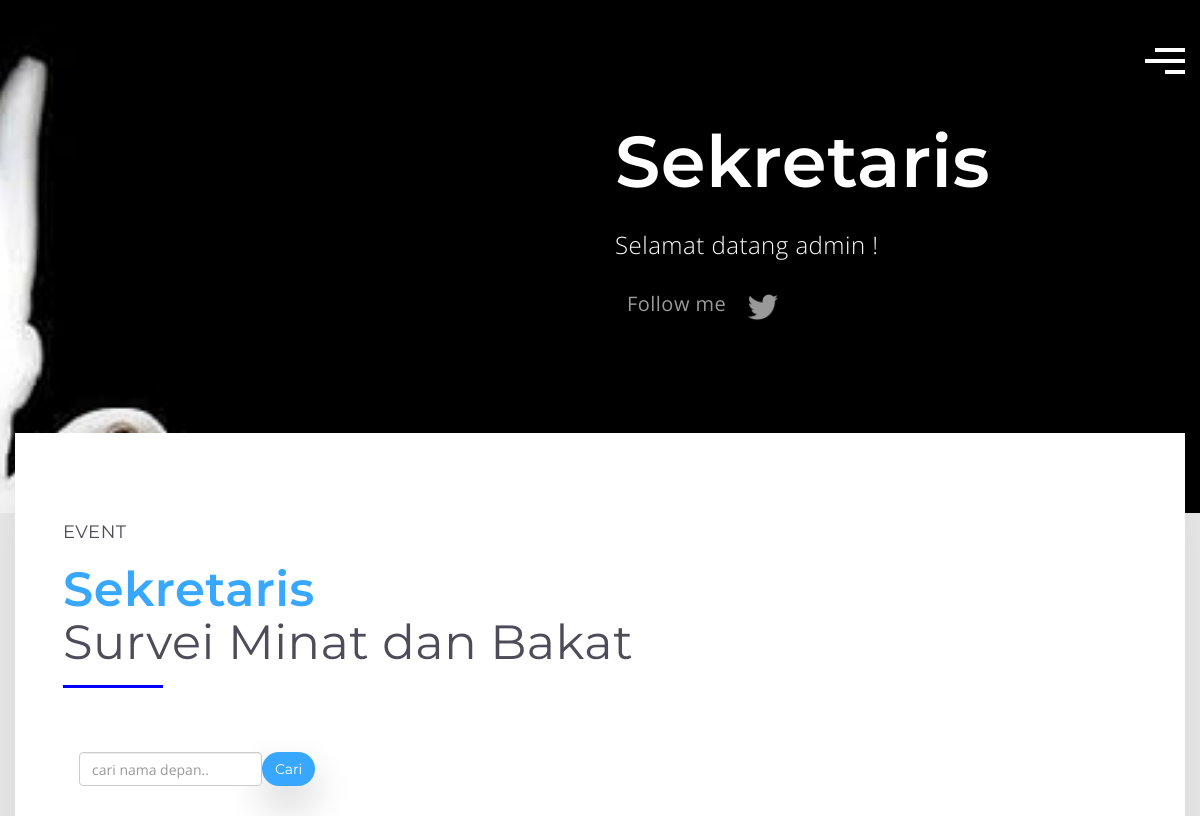
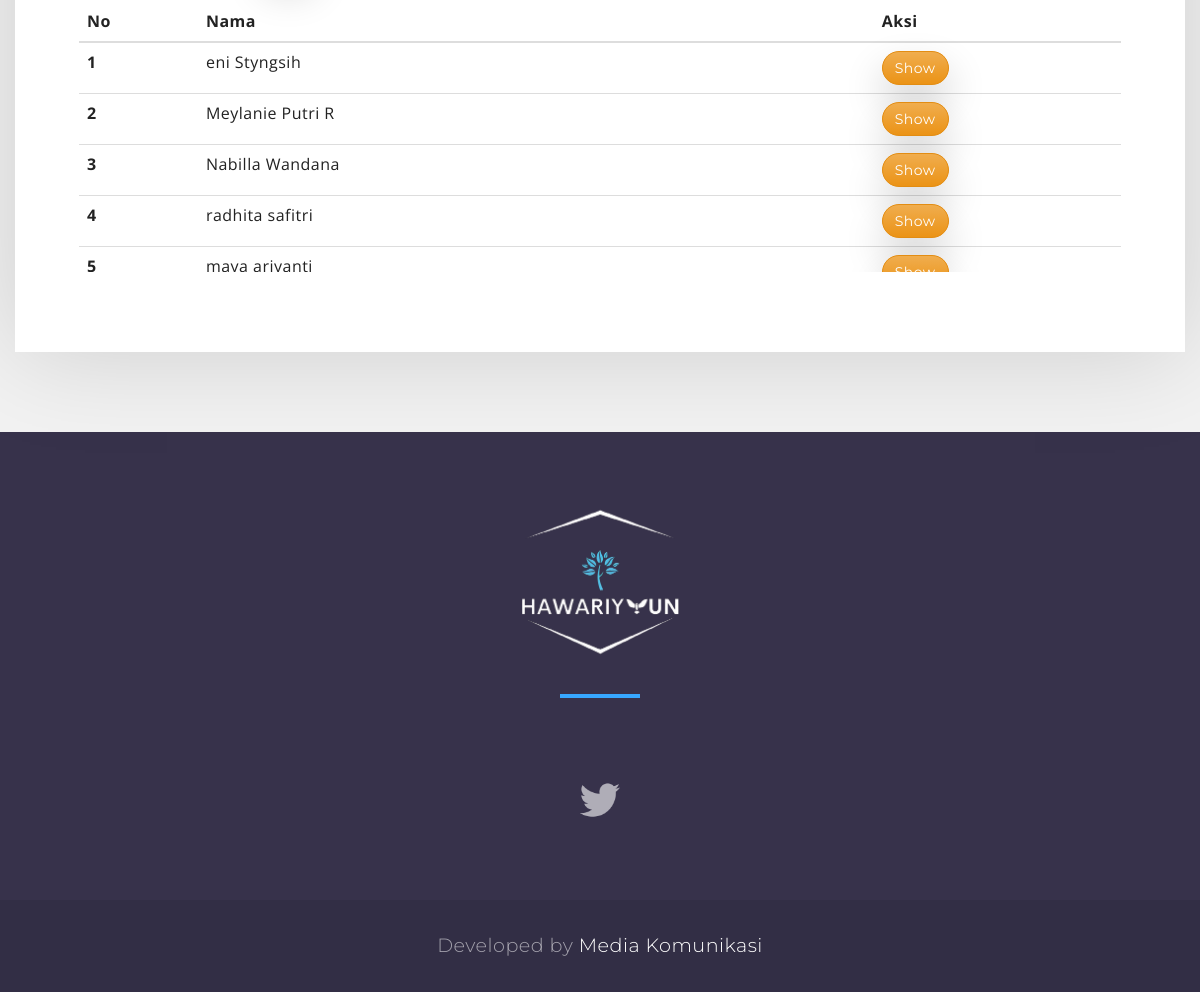
The app's page /survei/sekretaris (signed in) with its own data (2 pictures, top to bottom).
### account/models.py (models this page shows, shortened)
class Profile(models.Model):
    user = models.OneToOneField(User, on_delete=models.CASCADE,related_name='profile')
    no_telpon = models.CharField(blank=True,null=True,max_length = 50)
    pendidikan_terakhir = models.CharField(blank=True,null=True,max_length=100)
    jurusan = models.CharField(blank=True,null=True,max_length=100)
    role = models.IntegerField(choices = divisi,default=7)
    token = models.CharField(blank=True,null=True,max_length=300)

### survei/models.py (models this page shows, shortened)
class survei(models.Model):
    user = models.OneToOneField(User, on_delete= models.CASCADE,related_name='jawabku' , blank = True , null = True )
    nomor1 = models.TextField(blank=True,null=True,max_length = 1000)
    nomor2 = models.TextField(blank=True,null=True,max_length = 1000)
    nomor3 = models.TextField(blank=True,null=True,max_length = 1000)
    nomor4 = models.ForeignKey(jawaban_pilgan, on_delete= models.CASCADE,verbose_name="jawab",related_name='jawaban_pilgan' , blank = True , null = True )
    nomor5 = models.TextField(blank=True,null=True,max_length = 1000)
    nomor6 = models.TextField(blank=True,null=True,max_length = 1000)
    nomor7 = models.TextField(blank=True,null=True,max_length = 1000)
    nomor8 = models.TextField(blank=True,null=True,max_length = 1000)
    nomor9 = models.TextField(blank=True,null=True,max_length = 1000)
    nomor10 = models.TextField(blank=True,null=True,max_length = 1000)
    nomor11 = models.TextField(blank=True,null=True,max_length = 1000)
    date_posted = models.DateTimeField(default=timezone.now)

### survei/views.py (the view)
# urls.py: path('sekretaris', views.sekretaris_survei, name="sekretaris_survei"),
@login_required
@user_passes_test(administration,login_url='index_absensi')
def sekretaris_survei(request):
    pengurus = Profile.objects.get(user = request.user)
    now = datetime.now()
    current_year = now.strftime("%Y")
    current_month = now.strftime("%m")
    current_day = now.strftime("%d")
    tanggal = now.strftime("%A, %d %B %Y")
    saran = survei.objects.all().order_by('-date_posted')
    context = {
        'pengurus':pengurus,
        'day':tanggal,
        'hadir':saran,
    }
    return render(request, 'sekretaris/sekretaris_survei.html',context)

### survei/views.py (called while the page is built)
def administration(user):
    return user.groups.filter(name='sekretaris').exists()

### survei/templates/sekretaris/sekretaris_survei.html (shortened to what this page needs)
{% extends 'base_main.html' %}{% load static %} {% block content %}
<body>
  <header class="hero">
    <div class="container">
      <div class="row">
        <div class="col-md-6 col-md-offset-6 col-xs-12">
          <nav>
            <div id="menu-toggle">
              <div class="hamburger">
                <span class="line"></span>
                <span class="line"></span>
                <span class="line"></span>
              </div>
              <div class="cross">
                <span class="line"></span>
                <span class="line"></span>
              </div>
            </div>
          </nav>
          <div class="hero-text">
            <h1>{{pengurus.get_role_display}}</h1>
            {% if request.user.is_authenticated %}
            <h3>Selamat datang {{pengurus.user}} !</h3>
            {% else %}
            <a href="{% url 'register' %}" class="btn btn-lg btn-primary">Daftar/Masuk</a>
            {% endif %}
            <ul class="social-links" style="margin-top: 2em">
              <li class="label">Follow me</li>
              <li>
                <a href="#"><img src="{% static 'maria/assets/twitter.png' %}" /></a>
              </li>
            </ul>
          </div>
        </div>
      </div>
    </div>
  </header>
  <section class="case-study">
    <div class="container">
      <div class="row">
        <div class="col-md-12">
          <h4 class="sub-heading">event</h4>
          <h1 class="heading purple">
            <span class="blue">Sekretaris</span><br />
            Survei Minat dan Bakat
          </h1>
          <div class="swiper-container client-swiper" style="max-height: 400px; overflow: auto">
            <div class="filter" style="margin-bottom: 2em" style="display: flex">
              <form class="form-inline my-2 my-lg-0" style="display: flex; flex-direction: row" method="POST" action="{% url 'survei_nama' %}">
                <input class="form-control mr-sm-2 col-sm-2" type="search" placeholder="cari nama depan.." aria-label="Search" name="pencarian" />
                <button class="btn btn-primary" type="submit">Cari</button>
              </form>
            </div>
            {% if request.user.is_authenticated %}
            <table class="table">
              <thead>
                <tr>
                  <th scope="col">No</th>
                  <th scope="col">Nama</th>
                  <th scope="col">Aksi</th>
                </tr>
              </thead>
              <tbody>
                {% for i in hadir %}
                <tr>
                  <th scope="row">{{ forloop.counter }}</th>
                  <td>{{i.user.first_name}} {{i.user.last_name}}</td>
                  <td>
                    <a href="{% url 'show_survei' i.id %}" class="btn btn-warning">Show</a>
                  </td>
                </tr>
                {% endfor %}
              </tbody>
            </table>
            {% else %}
            <h2 class="alert text-center">Login terlebih dahulu untuk bisa memberikan kritik dan saran</h2>
          </div>
          {% endif %}
        </div>
      </div>
    </div>
  </section>
  <footer>
    <div class="container-fluid">
      <div class="row footer">
        <div class="col-md-12 text-center">
          <h1>
            <span><img src="{% static 'logo-biru.png' %}" style="height: 200px; margin-top: -1em" /></span>
          </h1>
          <ul class="social-links">
            <li>
              <a href="#"><img src="{% static 'maria/assets/twitter.png' %}" /></a>
            </li>
          </ul>
        </div>
      </div>
      <div class="row sub-footer">
        <div class="col-md-12 text-center">
          <p>Developed by <a href="https://instagram.com/medkomlc_11">Media Komunikasi</a></p>
        </div>
      </div>
    </div>
  </footer>
</body>
{% endblock content %}

### static/maria/css/style.css (style rules this page uses)
body { font-family: "Open Sans", sans-serif; background-color: #f2f2f2; font-size: 16px; color: #222; font-weight: normal; letter-spacing: 0.03em; }
a { color: #7447ae; -webkit-transition: all 0.2s; -moz-transition: all 0.2s; transition: all 0.2s; }
section { width: 100%; }
ul { margin: 0; padding: 0; }
ul li { list-style: none; }
img { max-width: 100%; }
.purple { color: #7447ae; }
.blue { color: #37a7ff; }
header.hero { background: url(../images/black-dove-2.jpg) no-repeat center center fixed; -webkit-background-size: cover; -moz-background-size: cover; -o-background-size: cover; background-size: cover; color: #fff; padding-bottom: 80px; }
header.hero .hero-text { margin-top: 20%; margin-bottom: 20%; }
header.hero .row { position: relative; }
header.hero h1 { font-family: "Montserrat", sans-serif; font-size: 4.5em; font-weight: 600; line-height: 1.4em; }
header.hero h1 span, header.hero h3 { font-weight: 300; }
ul.social-links li { display: inline-block; }
ul.social-links li a { padding: 5px; opacity: 0.6; }
ul.social-links li.label { font-size: 20px; opacity: 0.6; font-weight: 400; }
ul.social-links li a img { max-height: 30px; }
.case-study .col-md-12 { transform: translateY(-80px); -webkit-transform: translateY(-80px); padding: 5em 3em; background-color: #fff; box-shadow: 0 0 100px rgba(0, 0, 0, 0.15); }
h4.sub-heading { text-transform: uppercase; font-family: "Montserrat", sans-serif; font-weight: 400; color: #4e4c58; }
h1.heading { font-family: "Montserrat", sans-serif; font-weight: 400; color: #4e4c58; font-size: 3em; position: relative; padding-bottom: 10px; }
h1.heading span { font-weight: 600; }
h1.heading:after { content: ""; display: block; position: absolute; bottom: -10px; left: 0; height: 3px; width: 100px; }
h1.heading.purple:after { background-color: blue; }
.swiper-container { width: 100%; height: 100%; padding: 4em 1em; }
.footer { background-color: #37324b; padding: 5em; }
.footer h1 { font-family: "Montserrat", sans-serif; font-weight: 600; font-size: 3em; color: #a3a1ac; margin-bottom: 2em; }
.footer h1 span { color: #fff; font-weight: 300; }
.footer h1:after { content: ""; width: 80px; height: 4px; background-color: #37a7ff; display: block; position: absolute; left: 50%; transform: translate(-40px, 10px); }
.footer ul.social-links li a { padding-left: 12px; padding-right: 12px; }
.footer ul.social-links li a img { max-height: 40px; }
.sub-footer { background-color: #322e45; padding: 2em; color: #a3a1ac; font-family: "Montserrat", sans-serif; font-weight: 300; }
.sub-footer p { margin: 0; font-size: 1.2em; }
.sub-footer p a { color: #fff; }
nav { height: 40px; width: 100%; position: absolute; right: 0; top: 3em; cursor: pointer; transition: 0.25s ease-in-out; }
#menu-toggle { width: 40px; clear: both; float: right; }
#menu-toggle span.line { display: block; height: 4px; width: 40px; background-color: #fff; transition: 0.25s ease-in-out; }
#menu-toggle .hamburger span.line { margin-bottom: 0.45em; clear: both; float: right; }
#menu-toggle .hamburger span.line:nth-child(1) { width: 30px; transition-delay: 0.25s; }
#menu-toggle .hamburger span.line:nth-child(2) { transition-delay: 0.325s; }
#menu-toggle .hamburger span.line:nth-child(3) { width: 20px; transition-delay: 0.475s; }
#menu-toggle .cross span.line { width: 0px; position: absolute; top: 10px; right: 0; }
#menu-toggle .cross span.line:nth-child(1) { transform: rotate(45deg); transition-delay: 0s; }
#menu-toggle .cross span.line:nth-child(2) { transform: rotate(-45deg); transition-delay: 0.25s; }

### records on screen
Profile: role "Sekretaris", user "admin"
survei: user.first_name "eni", user.last_name "Styngsih"
survei: user.first_name "Meylanie", user.last_name "Putri R"
survei: user.first_name "Nabilla", user.last_name "Wandana"
survei: user.first_name "radhita", user.last_name "safitri"
survei: user.first_name "maya", user.last_name "ariyanti"
